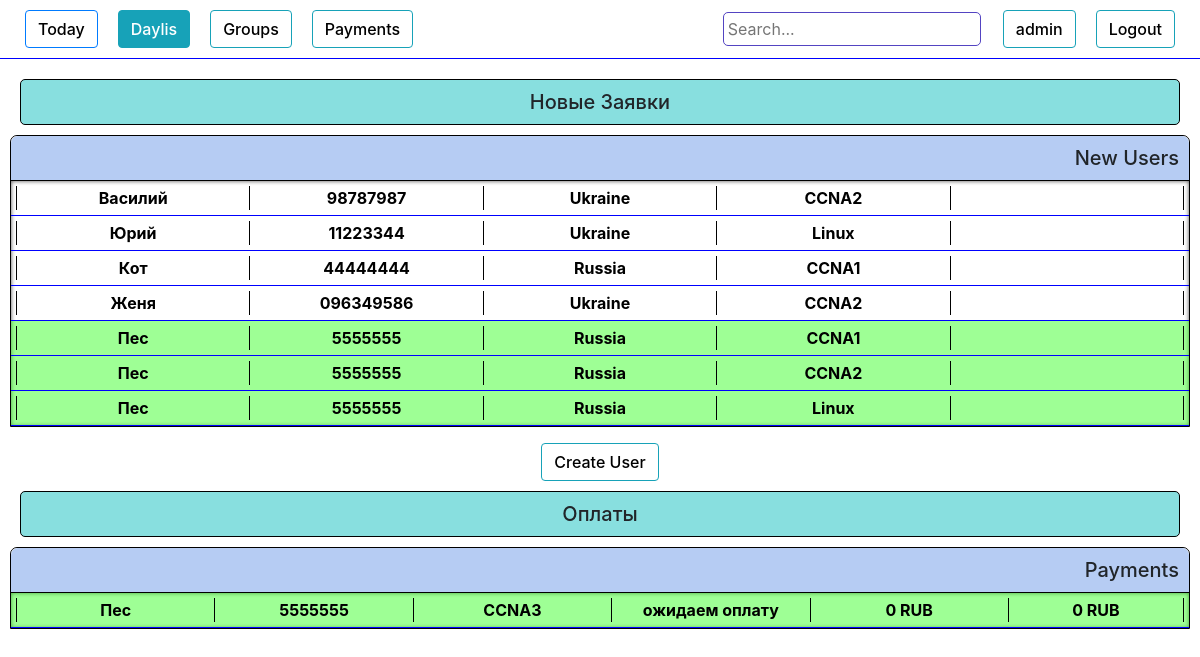
The page /staff/ (signed in) on the database its author committed.
### authorization/models.py (models this page shows, shortened)
class Daily(models.Model):
    request_date    = models.DateTimeField(blank=True, null=True)
    name            = models.CharField(max_length=100, blank=True)
    phone           = models.CharField(max_length=100, blank=True)
    email           = models.CharField(max_length=100, blank=True)
    course          = models.CharField(max_length=100, blank=True)
    country         = models.CharField(max_length=100, blank=True)
    university      = models.CharField(max_length=100, blank=True)
    work            = models.CharField(max_length=100, blank=True)
    where_from      = models.CharField(max_length=100, blank=True)
    currency        = models.CharField(max_length=100, blank=True)
    course_price    = models.IntegerField(blank=True, null=True)
    comments        = models.TextField(blank=True)
    wishes          = models.TextField(blank=True)
    callback_time   = models.DateTimeField(blank=True, null=True)
    group           = models.ManyToManyField(Group)
    request_status  = models.CharField(max_length=100, blank=True)
    payment_history = models.TextField(blank=True)
    total_payment   = models.IntegerField(blank=True, default=0)
    payment_source  = models.CharField(max_length=100, blank=True)
    obligation      = models.IntegerField(blank=True, null=True)
    def is_not_called(self):
        if self.request_status != 'оплачено частично' and self.request_status != 'ожидаем оплату' and self.request_status != 'отказ' and self.request_status != 'оплачено':
            return True
        else:
            return False
    def call_status(self):
        if self.request_status != 'перезвонить':
            return False
        else :
            return True
    def is_called(self):
        if self.request_status == 'оплачено частично' or self.request_status == 'ожидаем оплату' or self.request_status == 'оплачено':
            return True
        else:
            return False

### authorization/views.py (the view)
# urls.py: path('staff/', views.staff, name='staff'),
@login_required
def staff(request):
    if request.method == 'POST':
        n_form = UserUpdateForm(request.POST, instance=request.user)
        if n_form.is_valid():
            n_form.save()
            messages.success(request, f'Data has been updated!')
            return redirect('staff')
        else:
            messages.warning(request, f'Something wrong, maybe this name is allready taken')
            return redirect('staff')
    else:
        n_form = UserUpdateForm(instance=request.user)
        list_items = Daily.objects.order_by('callback_time', 'email', 'course')
        table_status = False
        for item in list_items:
            if item.is_not_called():
                table_status = True
        list_payments = Daily.objects.order_by('course')
        payment_status = False
        for item in list_items:
            if item.is_called():
                payment_status = True
        context = {
        "n_form":n_form,
        "list_items":list_items,
        "table_status":table_status,
        "list_payments":list_payments,
        "payment_status":payment_status,
        }
        return render(request,"staff.html",context)

### authorization/forms.py
class UserUpdateForm(forms.ModelForm):
    class Meta:
        model = User
        fields = ['username',]

### authorization/templates/staff.html (shortened to what this page needs)
{% load crispy_forms_tags %}
<!DOCTYPE html>
<html lang="en">
<head>
    <link rel="stylesheet" href="https://stackpath.bootstrapcdn.com/bootstrap/4.4.1/css/bootstrap.min.css"> {% load staticfiles %}
    <link rel="stylesheet" href="{% static 'style.css' %}" type="text/css">
</head>
<body>
    <div class="header">
        <div class="text col-8">
            <button class="btn btn-outline-primary " type="button">
                <a href="{% url 'today_table' %}">
                    Today
                </a>
            </button>
            <button class="btn btn-outline-info active" type="button">
                <a href="{% url 'staff' %}">
                    Daylis
                </a>
            </button>
            <button class="btn btn-outline-info " type="button">
                <a href="{% url 'groups' %}">
                    Groups
                </a>
            </button>
            <button class="btn btn-outline-info " type="button">
                <a href="{% url 'groups_payments' %}">
                    Payments
                </a>
            </button>
        </div>
        <div class="settings col-4">
            <form action="{% url 'search' %}" method="get">
                <input class="search" name="q" type="text" placeholder="Search..." style="
                margin: 12px;
                /* height: 37px; */
                border-radius: 5px;
                border: 1px solid #5344c2;
                padding: 4px;
            ">
            </form>
            <button class="btn btn-outline-info" type="button" data-toggle="collapse" data-target="#InfoUpdateField" aria-expanded="false">
            {{user.username}}
            </button>
            <button class="btn btn-outline-info" type="button" data-toggle="collapse" data-target="#ConfirmationField" aria-expanded="false">
            Logout
        </button>
        </div>
    </div>
    <div class="content ">
        <div class="new_tables">
            <div class="tables_header" data-toggle="collapse" data-target="#new_tables" aria-expanded="false">
                <h5>Новые Заявки</h5>
            </div>
            {% if list_items %} {% if table_status %}
            <div class="table show" id="new_tables">
                <div class="table_header " data-toggle="collapse" data-target="#table_content" aria-expanded="false">
                    <h5>New Users</h5>
                </div>
                <div class="table_content show" id='table_content'>
                    {% for item in list_items %} {% if item.is_not_called %}
                    <div class="item" id="{{item.email}}">
                        <a href="{% url 'item_info_update' item.id %}" target="_blank" onClick="popupWin = window.open(this.href, 'Window', 'location,width=720,height=910,top=50,left=300'); popupWin.focus(); return false;">
                            <div class="item_header" data-toggle="collapse" data-target="#item_description" {% if item.call_status %} style="background-color: rgba(255, 157, 0, 0.554);" {% endif %}>
                                <table class="item_info_table" style="width:100%">
                                    <tr>
                                        <th>
                                            <div class="name">{{item.name}}</div>
                                        </th>
                                        <th>
                                            <div class="phone">{{item.phone}}</div>
                                        </th>
                                        <th>
                                            <div class="country">{{item.country}}</div>
                                        </th>
                                        <th>
                                            <div class="country">{{item.course}}</div>
                                        </th>
                                        <th></th>
                                    </tr>
                                </table>
                            </div>
                        </a>
                    </div>
                    {% endif %} {% endfor %}
                </div>
            </div>
            {% else %}
            <h3 style="text-align: center;">All done</h3>
            {% endif %} {% else %}
            <h3 style="text-align: center;">Still no tables or something wrong</h3>
            {% endif %}
        </div>
        <button class="btn btn-outline-info" style="width: fit-content; margin: 0 auto;" type="button">
            <a href="{% url 'create_daily' %}" target="_blank" onClick="popupWin = window.open(this.href, 'Window', 'location,width=500,height=600,top=200,left=300'); popupWin.focus(); return false;">
                Create User
            </a>
        </button>
        <div class="payment_tables">
            <div class="tables_header" data-toggle="collapse" data-target="#payment_tables" aria-expanded="false">
                <h5>Оплаты</h5>
            </div>
            {% if list_items %} {% if payment_status %}
            <div class="table show" id="payment_tables">
                <div class="table_header " data-toggle="collapse" data-target="#table_payments_content" aria-expanded="false">
                    <h5>Payments</h5>
                </div>
                <div class="table_content show" id='table_payments_content'>
                    {% for item in list_items %} {% if item.is_called %}
                    <div class="item" id="{{item.email}}">
                        <a href="{% url 'item_payments_update' item.id %}" target="_blank" onClick="popupWin = window.open(this.href, 'Window', 'location,width=720,height=800,top=200,left=300'); popupWin.focus(); return false;">
                            <div class="item_header" data-toggle="collapse" data-target="#item_description" {% if item.call_status %} style="background-color: rgba(255, 157, 0, 0.554);" {% endif %}>
                                <table class="item_payment_table" style="width:100%">
                                    <tr>
                                        <th>
                                            <div class="name">{{item.name}}</div>
                                        </th>
                                        <th>
                                            <div class="phone">{{item.phone}}</div>
                                        </th>
                                        <th>
                                            <div class="country">{{item.course}}</div>
                                        </th>
                                        <th>
                                            <div class="country">{{item.request_status}}</div>
                                        </th>
                                        <th>
                                            <div class="country">{{item.total_payment}} {{item.currency}}</div>
                                        </th>
                                        <th>
                                            <div class="country">{{item.obligation}} {{item.currency}}</div>
                                        </th>
                                    </tr>
                                </table>
                            </div>
                        </a>
                    </div>
                    {% endif %} {% endfor %}
                </div>
            </div>
            {% else %}
            <h3 style="text-align: center;">Nothing</h3>
            {% endif %} {% else %}
            <h3 style="text-align: center;">Still no tables or something wrong</h3>
            {% endif %}
        </div>
    </div>
</body>
</html>

### authorization/static/style.css (style rules this page uses)
a { color: black; font-weight: 500; }
.header { display: flex; justify-content: space-between; border-bottom: solid 1px blue; }
.text { margin: 0; display: flex; align-items: center; }
.settings { display: flex; justify-content: flex-end; }
.btn { margin: 10px; color: black; font-weight: 500; }
.active a { color: white; }
.content { display: flex; justify-content: center; flex-direction: column; margin: 10px; }
.tables_header { background-color: rgb(136, 223, 223); text-align: center; border: black 1px solid; margin: 10px; border-radius: 5px; cursor: pointer; }
.tables_header h5 { margin: 10px; }
.table { border: rgb(0, 0, 0) 1px solid; border-radius: 7px 7px 0 0; }
.table_content { box-shadow: inset 0 0 4px 0px rgb(73, 71, 71); overflow: auto; }
.table_header { display: flex; justify-content: flex-end; background-color: rgb(182, 204, 243); border-bottom: rgb(0, 0, 0) 1px solid; border-radius: 7px 7px 0 0; cursor: pointer; }
.table_header h5 { margin: 10px; }
.item_header, .item_description { border-bottom: 1px solid blue; padding: 5px; overflow: auto; }
.item_header { display: flex; justify-content: space-around; font-weight: 500; }
.table th { border-top: 0; padding: 0; text-align: center; }
th { border: 1px solid black; border-bottom: 0; border-top: 0; }
.item_info_table th { width: 20%; overflow: auto; }
.item_payment_table th { width: 17%; overflow: auto; }

### rows shown on the page
Daily: name "Василий", phone "98787987", country "Ukraine", course "CCNA2"
Daily: name "Юрий", phone "11223344", country "Ukraine", course "Linux"
Daily: name "Кот", phone "44444444", country "Russia", course "CCNA1"
Daily: name "Женя", phone "096349586", country "Ukraine", course "CCNA2"
Daily: name "Пес", phone "5555555", country "Russia", course "CCNA1"
Daily: name "Пес", phone "5555555", country "Russia", course "CCNA2"
Daily: name "Пес", phone "5555555", country "Russia", course "Linux"
Daily: name "Пес", phone "5555555", course "CCNA3", request_status "ожидаем оплату", total_payment "0", currency "RUB", obligation "0"

### other values the page prints
{{ user.username }} "admin"
